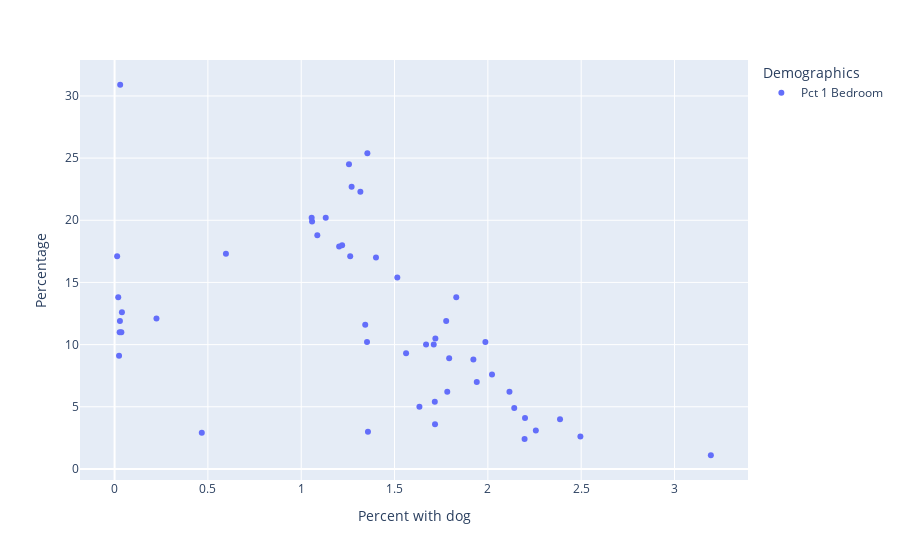

Notebook code for this chart:
### Code cell
plot_attribute('Pct 1 Bedroom')

### Figure 1 — Plotly figure (JSON) as saved in the notebook; plotly's stock layout.template omitted (floating-point values rounded to 4 significant figures)
{"data": [{"hovertemplate": "variable=Pct 1 Bedroom<br>households_with_dog_pct=%{x}<br>value=%{y}<extra></extra>", "legendgroup": "Pct 1 Bedroom", "marker": {"color": "#636efa", "symbol": "circle"}, "mode": "markers", "name": "Pct 1 Bedroom", "orientation": "v", "showlegend": true, "type": "scatter", "x": [1.782, 1.358, 1.401, 1.922, 0.01382, 1.719, 2.116, 1.515, 1.262, 1.669, 0.02869, 0.5967, 1.633, 1.987, 0.4673, 1.717, 0.2245, 0.02395, 2.496, 0.03003, 0.03648, 0.01968, 1.343, 0.0393, 0.0274, 1.562, 1.086, 1.71, 1.058, 1.056, 1.219, 1.203, 1.256, 2.199, 1.793, 1.777, 2.257, 1.27, 1.131, 1.353, 1.831, 3.195, 1.716, 1.317, 1.941, 1.354, 2.141, 2.022, 2.197, 2.387], "xaxis": "x", "y": [6.2, 3, 17, 8.8, 17.1, 10.5, 6.2, 15.4, 17.1, 10, 11.9, 17.3, 5, 10.2, 2.9, 3.6, 12.1, 9.1, 2.6, 30.9, 11, 13.8, 11.6, 12.6, 11, 9.3, 18.8, 10, 19.9, 20.2, 18, 17.9, 24.5, 4.1, 8.9, 11.9, 3.1, 22.7, 20.2, 10.2, 13.8, 1.1, 5.4, 22.3, 7, 25.4, 4.9, 7.6, 2.4, 4], "yaxis": "y"}], "layout": {"legend": {"title": {"text": "Demographics"}, "tracegroupgap": 0}, "margin": {"t": 60}, "xaxis": {"anchor": "y", "domain": [0, 1], "title": {"text": "Percent with dog"}}, "yaxis": {"anchor": "x", "domain": [0, 1], "title": {"text": "Percentage"}}}}
